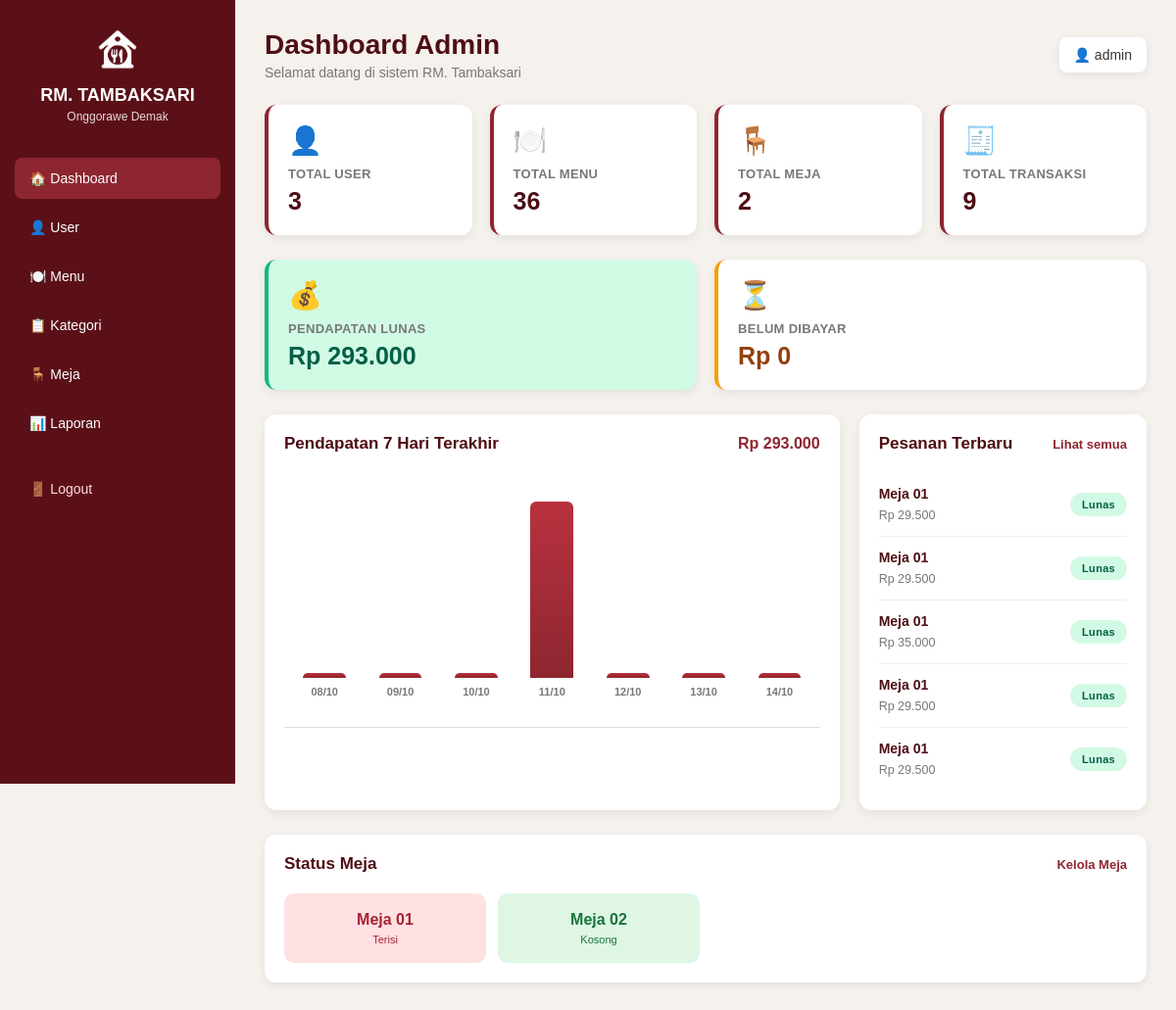
Page /admin/dashboard.php (signed in) on the committed database.
### tables this page shows
CREATE TABLE `pesanan` (
  `id_pesanan` int NOT NULL,
  `id_user` int DEFAULT NULL,
  `id_meja` int DEFAULT NULL,
  `total_harga` decimal(12,2) DEFAULT NULL,
  `status_bayar` enum('belum_bayar','lunas') DEFAULT NULL,
  `created_at` datetime DEFAULT NULL,
  `metode_bayar` enum('debit','cash','qris','e-wallet') NOT NULL,
  `catatan` text NOT NULL
);

CREATE TABLE `meja` (
  `id_meja` int NOT NULL,
  `nomor_meja` int DEFAULT NULL,
  `status_meja` enum('kosong','terisi') DEFAULT NULL,
  `qr_code` varchar(255) NOT NULL
);

### admin/dashboard.php (the view, shortened to what this page needs)
<?php
include "../config.php";
$q_user = mysqli_query($db, "SELECT COUNT(*) AS total FROM users");
$total_user = mysqli_fetch_assoc($q_user)['total'];
$q_menu = mysqli_query($db, "SELECT COUNT(*) AS total FROM menu");
$total_menu = mysqli_fetch_assoc($q_menu)['total'];
$q_meja = mysqli_query($db, "SELECT COUNT(*) AS total FROM meja");
$total_meja = mysqli_fetch_assoc($q_meja)['total'];
$q_transaksi = mysqli_query($db, "SELECT COUNT(*) AS total FROM pesanan");
$total_transaksi = mysqli_fetch_assoc($q_transaksi)['total'];
$q_pendapatan = mysqli_query($db, "
    SELECT COALESCE(SUM(total_harga), 0) AS total
    FROM pesanan
    WHERE status_bayar = 'lunas'
");
$total_pendapatan = mysqli_fetch_assoc($q_pendapatan)['total'];
$q_belum = mysqli_query($db, "
    SELECT COALESCE(SUM(total_harga), 0) AS total
    FROM pesanan
    WHERE status_bayar = 'belum_bayar'
");
$total_belum = mysqli_fetch_assoc($q_belum)['total'];
$q_pesanan = mysqli_query($db, "
    SELECT
        p.id_pesanan,
        m.nomor_meja,
        p.total_harga,
        p.status_bayar,
        p.created_at,
        GROUP_CONCAT(DISTINCT dp.status_memasak) AS status_memasak
    FROM pesanan p
    LEFT JOIN meja m ON p.id_meja = m.id_meja
    LEFT JOIN detail_pesanan dp ON p.id_pesanan = dp.id_pesanan
    GROUP BY
        p.id_pesanan,
        m.nomor_meja,
        p.total_harga,
        p.status_bayar,
        p.created_at
    ORDER BY p.created_at DESC
    LIMIT 5
");
$q_status_meja = mysqli_query($db, "
    SELECT nomor_meja, status_meja
    FROM meja
    ORDER BY nomor_meja ASC
    LIMIT 8
");
$data_grafik = [];
for ($i = 6; $i >= 0; $i--) {
    $tanggal = date('Y-m-d', strtotime("-$i days"));
    $q_grafik = mysqli_query($db, "
        SELECT COALESCE(SUM(total_harga), 0) AS total
        FROM pesanan
        WHERE status_bayar = 'lunas'
        AND DATE(created_at) = '$tanggal'
    ");
    $hasil = mysqli_fetch_assoc($q_grafik);
    $data_grafik[] = [
        'tanggal' => date('d/m', strtotime($tanggal)),
        'total' => (float)$hasil['total']
    ];
}
?>
<!DOCTYPE html>
<html lang="id">
<head>
</head>
<body>
<aside class="sidebar">
    <div class="logo">
        <img src="../assets/images/logo.png" alt="Logo RM Tambaksari">
        <h2>RM. TAMBAKSARI</h2>
        <p>Onggorawe Demak</p>
    </div>
    <ul class="menu">
        <li><a href="dashboard.php" class="active">🏠 <span>Dashboard</span></a></li>
        <li><a href="users/index.php">👤 <span>User</span></a></li>
        <li><a href="menu/index.php">🍽️ <span>Menu</span></a></li>
        <li><a href="kategori/index.php">📋 <span>Kategori</span></a></li>
        <li><a href="meja/index.php">🪑 <span>Meja</span></a></li>
        <li><a href="laporan/index.php">📊 <span>Laporan</span></a></li>
        <li><a href="../logout.php" class="logout">🚪 <span>Logout</span></a></li>
    </ul>
</aside>
<main class="main">
    <div class="topbar">
        <div>
            <h1>Dashboard Admin</h1>
            <p>Selamat datang di sistem RM. Tambaksari</p>
        </div>
        <div class="admin-name">
            👤 <?= htmlspecialchars($_SESSION['username'] ?? 'Admin'); ?>
        </div>
    </div>
    <div class="cards">
        <div class="card">
            <div class="icon">👤</div>
            <p>TOTAL USER</p>
            <h2><?= number_format($total_user, 0, ',', '.'); ?></h2>
        </div>
        <div class="card">
            <div class="icon">🍽️</div>
            <p>TOTAL MENU</p>
            <h2><?= number_format($total_menu, 0, ',', '.'); ?></h2>
        </div>
        <div class="card">
            <div class="icon">🪑</div>
            <p>TOTAL MEJA</p>
            <h2><?= number_format($total_meja, 0, ',', '.'); ?></h2>
        </div>
        <div class="card">
            <div class="icon">🧾</div>
            <p>TOTAL TRANSAKSI</p>
            <h2><?= number_format($total_transaksi, 0, ',', '.'); ?></h2>
        </div>
    </div>
    <div class="cards" style="grid-template-columns: repeat(2, 1fr);">
        <div class="card lunas">
            <div class="icon">💰</div>
            <p>PENDAPATAN LUNAS</p>
            <h2>Rp <?= number_format($total_pendapatan, 0, ',', '.'); ?></h2>
        </div>
        <div class="card belum">
            <div class="icon">⏳</div>
            <p>BELUM DIBAYAR</p>
            <h2>Rp <?= number_format($total_belum, 0, ',', '.'); ?></h2>
        </div>
    </div>
    <div class="content-grid">
        <div class="box">
            <div class="box-title">
                <h3>Pendapatan 7 Hari Terakhir</h3>
                <strong>Rp <?= number_format($total_pendapatan, 0, ',', '.'); ?></strong>
            </div>
            <div class="chart">
                <?php
                $nilai_maksimal = 0;
                foreach ($data_grafik as $data) {
                    if ($data['total'] > $nilai_maksimal) {
                        $nilai_maksimal = $data['total'];
                    }
                }
                ?>
                <?php foreach ($data_grafik as $data): ?>
                    <?php
                    $tinggi = ($data['total'] / $nilai_maksimal) * 180;
                    ?>
                    <div class="bar-container">
                        <div class="bar" style="height: <?= $tinggi; ?>px;"
                             title="Rp <?= number_format($data['total'], 0, ',', '.'); ?>"></div>
                        <div class="bar-label"><?= $data['tanggal']; ?></div>
                    </div>
                <?php endforeach; ?>
            </div>
        </div>
        <div class="box">
            <div class="box-title">
                <h3>Pesanan Terbaru</h3>
                <a href="laporan/index.php">Lihat semua</a>
            </div>
            <?php if ($q_pesanan && mysqli_num_rows($q_pesanan) > 0): ?>
                <?php while ($pesanan = mysqli_fetch_assoc($q_pesanan)): ?>
                    <div class="order">
                        <div class="order-info">
                            <strong>
                                Meja <?= sprintf("%02d", (int)$pesanan['nomor_meja']); ?>
                            </strong>
                            <small>
                                Rp <?= number_format((float)$pesanan['total_harga'], 0, ',', '.'); ?>
                            </small>
                        </div>
                        <?php
                        if (($pesanan['status_bayar'] ?? '') === 'lunas') {
                            $status = 'lunas';
                        }
                        $nama_status = [
                            'antre'   => 'Antre',
                            'dimasak' => 'Dimasak',
                            'selesai' => 'Selesai',
                            'diantar' => 'Diantar',
                            'lunas'   => 'Lunas'
                        ];
                        ?>
                        <span class="status <?= htmlspecialchars($status); ?>">
                            <?= $nama_status[$status] ?? ucfirst($status); ?>
                        </span>
                    </div>
                <?php endwhile; ?>
            <?php else: ?>
                <p style="color:#777;">Belum ada pesanan.</p>
            <?php endif; ?>
        </div>
    </div>
    <div class="box">
        <div class="box-title">
            <h3>Status Meja</h3>
            <a href="meja/index.php">Kelola Meja</a>
        </div>
        <div class="meja-list">
            <?php if ($q_status_meja && mysqli_num_rows($q_status_meja) > 0): ?>
                <?php while ($meja = mysqli_fetch_assoc($q_status_meja)): ?>
                    <div class="meja <?= htmlspecialchars($meja['status_meja']); ?>">
                        Meja <?= sprintf("%02d", (int)$meja['nomor_meja']); ?>
                        <small><?= ucfirst($meja['status_meja']); ?></small>
                    </div>
                <?php endwhile; ?>
            <?php else: ?>
                <p style="color:#777;">Belum ada meja.</p>
            <?php endif; ?>
        </div>
    </div>
</main>
</body>
</html>

### admin/dashboard.php (style rules this page uses)
* { box-sizing: border-box; margin: 0; padding: 0; font-family: Arial, sans-serif; }
body { background: #f5f1ed; color: #333; }
.sidebar { position: fixed; left: 0; top: 0; width: 240px; height: 100vh; background: #5b1018; color: white; padding: 25px 15px; overflow-y: auto; }
.logo { text-align: center; margin-bottom: 35px; }
.logo img { width: 50px; height: 50px; object-fit: contain; margin-bottom: 8px; }
.logo h2 { font-size: 18px; }
.logo p { font-size: 12px; color: #e8d6d6; margin-top: 4px; }
.menu { list-style: none; }
.menu li { margin-bottom: 8px; }
.menu a { display: block; padding: 13px 15px; color: white; text-decoration: none; border-radius: 8px; font-size: 14px; transition: background 0.2s; }
.menu a:hover, .menu a.active { background: #8d2630; }
.menu .logout { margin-top: 25px; color: #ffdddd; }
.main { margin-left: 240px; padding: 30px; }
.topbar { display: flex; justify-content: space-between; align-items: center; margin-bottom: 25px; }
.topbar h1 { font-size: 28px; color: #4e0e15; }
.topbar p { color: #777; font-size: 14px; margin-top: 4px; }
.admin-name { background: white; padding: 10px 15px; border-radius: 8px; box-shadow: 0 2px 8px rgba(0,0,0,.08); font-size: 14px; }
.cards { display: grid; grid-template-columns: repeat(4, 1fr); gap: 18px; margin-bottom: 25px; }
.card { background: white; border-radius: 12px; padding: 20px; box-shadow: 0 3px 10px rgba(0,0,0,.07); border-left: 4px solid #8d2630; transition: transform 0.25s, box-shadow 0.25s; }
.card.lunas { border-left-color: #10b981; }
.card.belum { border-left-color: #f59e0b; }
.card .icon { font-size: 28px; margin-bottom: 10px; }
.card p { color: #777; font-size: 13px; margin-bottom: 6px; font-weight: 600; letter-spacing: 0.3px; }
.card h2 { color: #4e0e15; font-size: 25px; }
.card.lunas h2 { color: #065f46; }
.card.belum h2 { color: #92400e; }
.content-grid { display: grid; grid-template-columns: 2fr 1fr; gap: 20px; margin-bottom: 25px; }
.box { background: white; border-radius: 12px; padding: 20px; box-shadow: 0 3px 10px rgba(0,0,0,.07); }
.box-title { display: flex; justify-content: space-between; align-items: center; margin-bottom: 20px; }
.box-title h3 { color: #4e0e15; font-size: 17px; }
.box-title strong { color: #8d2630; font-size: 16px; }
.box-title a { color: #8d2630; text-decoration: none; font-size: 13px; font-weight: 600; }
.chart { height: 260px; display: flex; align-items: flex-end; gap: 15px; padding: 20px 10px 30px; border-bottom: 1px solid #ddd; }
.bar-container { flex: 1; height: 100%; display: flex; flex-direction: column; justify-content: flex-end; align-items: center; }
.bar { width: 70%; min-height: 5px; background: linear-gradient(180deg, #b9313f 0%, #8d2630 100%); border-radius: 6px 6px 0 0; transition: all 0.3s; }
.bar-label { margin-top: 8px; font-size: 11px; color: #777; font-weight: 600; }
.order { display: flex; justify-content: space-between; align-items: center; padding: 13px 0; border-bottom: 1px solid #eee; }
.order:last-child { border-bottom: none; }
.order-info strong { display: block; color: #4e0e15; margin-bottom: 4px; font-size: 14px; }
.order-info small { color: #777; font-size: 12.5px; }
.status { padding: 6px 12px; border-radius: 20px; font-size: 11px; font-weight: bold; letter-spacing: 0.3px; }
.lunas { background: #d1fae5; color: #065f46; }
.meja-list { display: grid; grid-template-columns: repeat(4, 1fr); gap: 12px; }
.meja { text-align: center; padding: 18px 8px; border-radius: 10px; font-weight: bold; transition: transform 0.2s; }
.meja.kosong { background: #dff6e5; color: #19743a; }
.meja.terisi { background: #ffe0e3; color: #a52332; }
.meja small { display: block; margin-top: 5px; font-weight: normal; font-size: 11px; }

### rows in the picture
pesanan: id_meja.nomor_meja "01", total_harga "29.500", status_bayar "Lunas"
pesanan: id_meja.nomor_meja "01", total_harga "29.500", status_bayar "Lunas"
pesanan: id_meja.nomor_meja "01", total_harga "35.000", status_bayar "Lunas"
pesanan: id_meja.nomor_meja "01", total_harga "29.500", status_bayar "Lunas"
pesanan: id_meja.nomor_meja "01", total_harga "29.500", status_bayar "Lunas"
meja: nomor_meja "01", status_meja "Terisi"
meja: nomor_meja "02", status_meja "Kosong"

### other values in the picture
$_SESSION['username'] "admin"
$total_user "3"
$total_menu "36"
$total_meja "2"
$total_transaksi "9"
$total_pendapatan "293.000"
$total_belum "0"
$data['tanggal'] "08/10"
$data['tanggal'] "09/10"
$data['tanggal'] "10/10"
$data['tanggal'] "11/10"
$data['tanggal'] "12/10"
$data['tanggal'] "13/10"
$data['tanggal'] "14/10"
